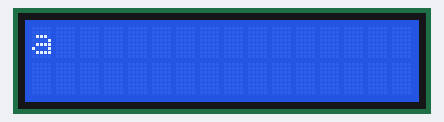
Recording of a sketch running on a simulated Arduino Uno, built with avr-gcc and run on an emulated ATmega328P. Shown: 16×2 character LCD.

Above: at 0.6 s.
At 1.1 s:
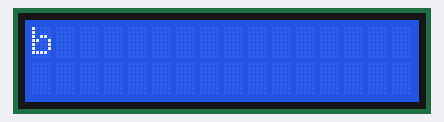
At 1.6 s:
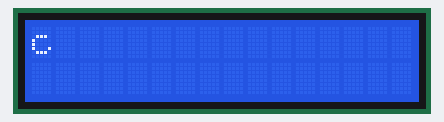
At 2.1 s:
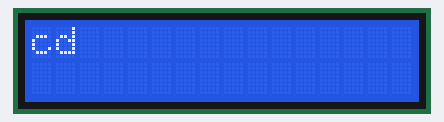
At 2.6 s:
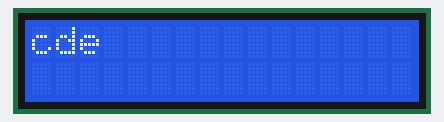
At 3.1 s:
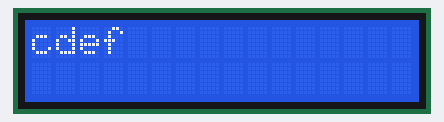

The sketch:

LCD_Basic.ino
```cpp
#include <LiquidCrystal.h>
LiquidCrystal lcd(12, 11, 5, 4, 3, 2);
int thisChar = 'a';
void setup() {

lcd.begin(16, 2);              // begin()
  lcd.clear();
delay(500);
lcd.write('a');
delay(500);
lcd.autoscroll();            //autoscroll()
lcd.write('b');
delay(500);
lcd.autoscroll();
lcd.write('c');
delay(500);
lcd.noAutoscroll();          //noAutoscroll()
lcd.write('d');
delay(500);
lcd.noAutoscroll();          //noAutoscroll()
lcd.write('e');
delay(500);
lcd.noAutoscroll();          //noAutoscroll()
lcd.write('f');
delay(500);

}
void loop() {

}
```

Measured:
- what the display in image 0 shows lasts 0.5 s, from 0.6 s to 1.1 s
